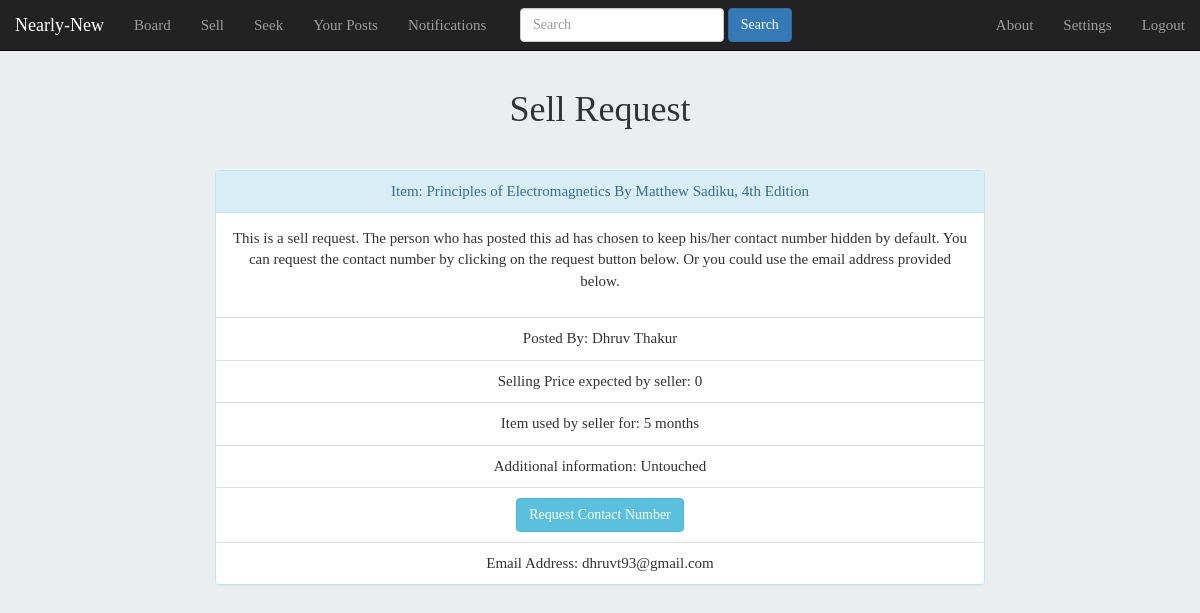
/post/1/ (signed in), run on the app's committed database.
### tables this page shows
CREATE TABLE posts (tr_id INTEGER NOT NULL PRIMARY KEY AUTOINCREMENT, type TEXT,user_id TEXT,content TEXT,selling_p TEXT,used_for TEXT, add_info TEXT, closed TEXT);

CREATE TABLE users (user_id INTEGER PRIMARY KEY AUTOINCREMENT, user_name TEXT, name TEXT, contact TEXT, email TEXT, password TEXT, settings TEXT);

### main.py (the view, shortened to what this page needs)
@app.route('/post/<int:tr_id>/')
def post(tr_id):
    cur,conn=connection()
    cur.execute('SELECT tr_id, type, posts.user_id, users.name, users.contact, users.email, users.settings, content, selling_p, used_for, add_info,closed FROM posts,users WHERE users.user_id=posts.user_id AND tr_id=?',(tr_id,))
    data=cur.fetchall()[0]
    cur.execute('CREATE TABLE IF NOT EXISTS requests (request_id INTEGER NOT NULL PRIMARY KEY AUTOINCREMENT, tr_id NUMBER, type_r TEXT, requestor NUMBER, requestor_name TEXT, recipient NUMBER, recipient_name TEXT, response TEXT, ack TEXT, content TEXT)')
    conn.commit()
    cur.execute('SELECT COUNT(*), response FROM requests WHERE tr_id=? and requestor=? and type_r=?',(tr_id,session['user_id'],'C'))
    resp=cur.fetchone()
    if resp[0]==0:          #not yet requested
        r_c='NA'
    cur.execute('SELECT COUNT(*), response FROM requests WHERE tr_id=? and requestor=? and type_r=?',(tr_id,session['user_id'],'E'))
    resp=cur.fetchone()
    if resp[0]==0:
        r_e='NA'
    request_data=[r_c,r_e]
    cur.close()
    conn.close()
    notif_count=get_notifs()
    return render_template('post.html',data=data,request_data=request_data, notif_count=notif_count)

### main.py (called while the page is built)
def connection():
    conn=sqlite3.connect('users.sqlite')
    cur=conn.cursor()
    return (cur,conn)

### templates/post.html (shortened to what this page needs)
{%extends 'header.html'%}
{%block body%}
{%if not data[3]==session['name']:%}
<div class="page-header" align="center">
<h1> {%if data[1]=='S'%}Sell Request{%else%}Seek Request{%endif%}</h1>
</div>
<div class="col-md-8 col-xs-10 col-md-offset-2 col-xs-offset-1" align="center">
<div class="panel panel-info">
  <div class="panel-heading">Item: {{data[7]}}</div>
  <div class="panel-body">
    <p>{%if data[1]=='S'%}This is a sell request. {%else:%}This is a seek request. {%endif%}{%if data[6]=='00'%}The person who has posted this ad has chosen to keep his/her contact details hidden by default. You can request the contact details by clicking on the request buttons below.
      {%elif data[6]=='01'%}The person who has posted this ad has chosen to keep his/her contact number hidden by default. You can request the contact number by clicking on the request button below. Or you could use the email address provided below.
      {%elif data[6]=='10'%}The person who has posted this ad has chosen to keep his/her email address hidden by default. You can request the email address by clicking on the request button below. Or you could use the contact number provided below.
      {%else:%}You can find all of the contact information below.{%endif%}</p>
  </div>
  <ul class="list-group">
    <li class="list-group-item">Posted By: {{data[3]}}</li>
    {%if not data[8]=='NULL'%}
    <li class="list-group-item">Selling Price expected by seller: {{data[8]}}</li>{%endif%}
    {%if not data[9]=='NULL'%}
    <li class="list-group-item">Item used by seller for: {{data[9]}}</li>{%endif%}
    {%if not data[10]=='NULL'%}
    <li class="list-group-item">Additional information: {{data[10]}}</li>{%endif%}
    {%if not data[4]=='NULL':%}
    {%if data[6][0]=='1':%}
        <li class="list-group-item">Contact Number: {{data[4]}}</li>
    {%else%}
        {%if request_data[0]=='NA':%}
            <li class="list-group-item"><a href="{{url_for('req',tr_id=data[0],type_r='C',recipient=data[2],recipient_name=data[3],content=data[7])}}" class="btn btn-info" role="button">Request Contact Number</a></li>
        {%elif request_data[0]=='NY':%}
            <li class="list-group-item"><button class="btn btn-warning" role="button">Contact Number requested</button></li>
            {%elif request_data[0]=='Y'%}
            <li class="list-group-item">On your request:<br><button class="btn btn-success" role="button">Contact Number: {{data[4]}}</button></li>
            {%else%}
            <li class="list-group-item"><button class="btn btn-danger" role="button">Your request got rejected</button></li> {%endif%}{%endif%}
            {%else:%}
            <li class="list-group-item">Contact number not provided by {{data[3]}}</li>
            {%endif%}
        {%if data[6][1]=='1':%}
            <li class="list-group-item">Email Address: {{data[5]}}</li>
                {%endif%}
  </ul>
</div>
</div>
{%endif%}
{%endblock%}

### static/css/body.css (style rules this page uses)
body { background-color:#EBEEEF; font-family:tahoma; font-size: 15px; }

### data on the page
posts: content "Principles of Electromagnetics By Matthew Sadiku, 4th Edition", selling_p "0", used_for "5 months", add_info "Untouched"
users: name "Dhruv Thakur", email "dhruvt93@gmail.com"
